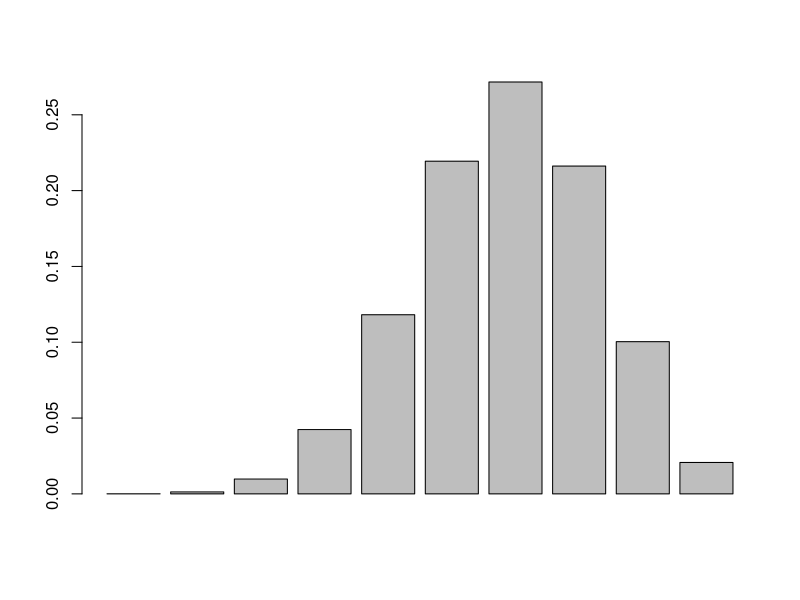

Source code (R): (Note: this script raises an error after producing the figure.)
dbinom(1, 4, 0.2)
dbinom(2, 8, 0.2)
dbinom(10, 40, 0.2)


1 - pbinom(4, 29, 2/38)
dbinom(0, 29, 2/38)
1 - pbinom(13, 29, 18/38)
pbinom(12, 29, 18/38)


pbinom(0, 36, 0.13)
pbinom(4, 36, 0.13)
1 - pbinom(2, 36, 0.13)


dbinom(9, 9, 0.65)
dbinom(3, 9, 0.65)

dbinom(0:9, 9, 0.65)
barplot(dbinom(0:9, 9, 0.65))

dbinom()
